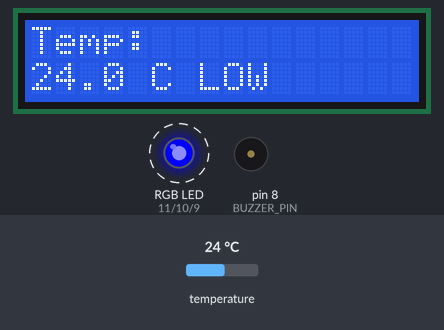
Recording of a sketch running on a simulated Arduino Uno, built with avr-gcc and run on an emulated ATmega328P. On the bench: 16×2 character LCD, an RGB LED mixed from three pins (HIGH = lit), buzzer (waves = sounding). Dashed ring = blinking. Inputs (shaded band) come from the test bench; at power-on: temperature 24 °C. What the sketch prints to the serial monitor is not drawn.

Above: at 2.7 s.
2.8 s: temperature set to 10.6 °C
At 4.1 s:
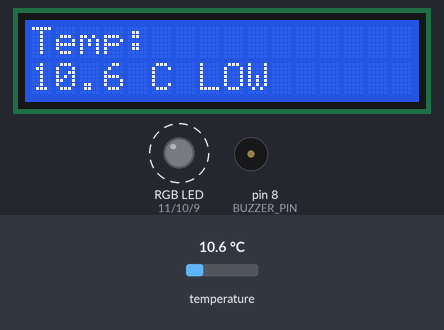
6.9 s: temperature set to 9.5 °C
At 8.5 s:
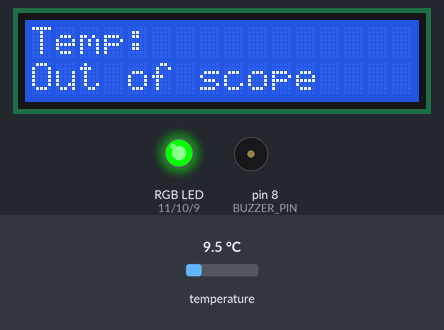
8.8 s: temperature set to 41 °C
At 11.1 s:
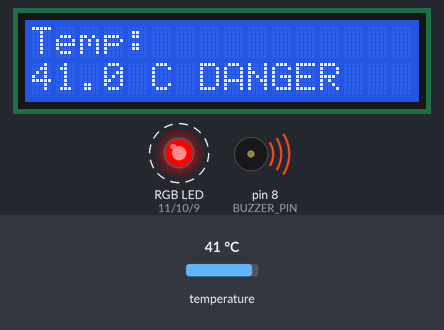
12.9 s: temperature set to 40.2 °C
At 14.1 s:
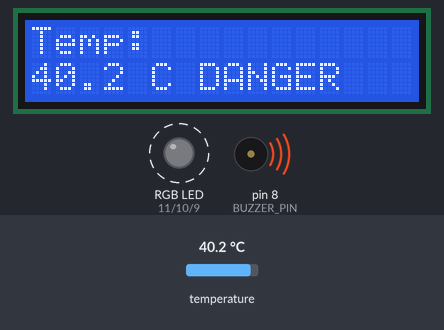
15.8 s: temperature set to 38.8 °C
At 17.1 s:
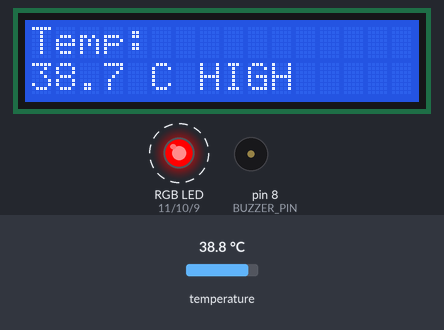
19.8 s: temperature set to 37.5 °C
At 21.5 s:
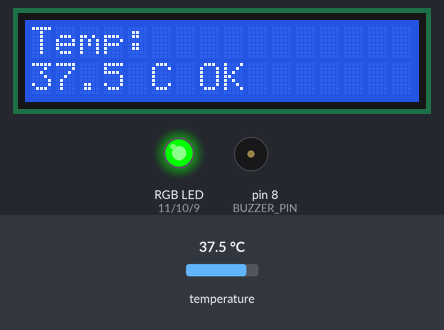
Timing chart, 0 to 22.8 s (numbered marks = the images above; inputs shaded):
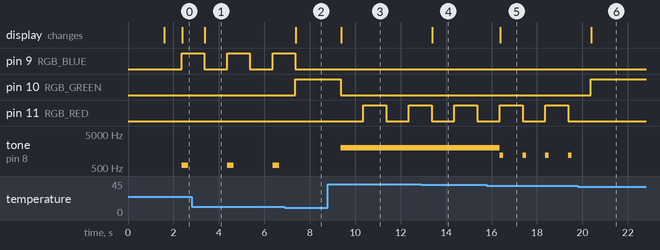

Measured:
- the behaviour switches between 10 and 9.9 °C on temperature (found by bisection; images 1 and 2)
- the behaviour switches between 39.5 and 39.4 °C on temperature (found by bisection; images 4 and 5)
- the behaviour switches between 38 and 37.9 °C on temperature (found by bisection; images 5 and 6)
- after the input at 2.8 s, the display: changes after 0.58 s (image 1)
- after the input at 6.9 s, pin 10 (RGB_GREEN): LOW → HIGH after 0.46 s; tone on pin 8 (BUZZER_PIN): stays silent (without the input it goes to 600 Hz after 1.5 s); the display: changes after 0.48 s (image 2)
- after the input at 8.8 s, pin 10 (RGB_GREEN): HIGH → LOW after 0.56 s; pin 11 (RGB_RED): LOW → HIGH after 1.6 s, → LOW 1.0 s later, → HIGH 1.0 s later; tone on pin 8 (BUZZER_PIN): silent → 2000 Hz after 0.56 s; the display: changes after 0.59 s (image 3)
- after the input at 12.9 s, the display: changes after 0.49 s (image 4)
- after the input at 15.8 s, tone on pin 8 (BUZZER_PIN): alternates 1200 Hz for 0.15 s and silent for 0.85 s, starting after 0.57 s; the display: changes after 0.59 s (image 5)
- after the input at 19.8 s, pin 10 (RGB_GREEN): LOW → HIGH after 0.58 s; pin 11 (RGB_RED): stays LOW (without the input it goes to HIGH after 0.58 s); tone on pin 8 (BUZZER_PIN): stops changing and stays silent; the display: changes after 0.59 s (image 6)

The sketch:

finalH_W.ino
```cpp
#include <Wire.h>
#include <LiquidCrystal_I2C.h>
#include <OneWire.h>
#include <DallasTemperature.h>

#define TEMP_PIN   7
#define BUZZER_PIN 8
#define RGB_RED    11
#define RGB_GREEN  10
#define RGB_BLUE   9
#define TEMP_MAX   38.0
#define TEMP_MIN   35.0
#define TEMP_DANGER 39.5

LiquidCrystal_I2C lcd(0x27, 16, 2);
OneWire oneWire(TEMP_PIN);
DallasTemperature sensors(&oneWire);

unsigned long lastSensor = 0;
unsigned long lastBuzz   = 0;
unsigned long lastBlink  = 0;
float currentTemp = 0.0;
bool ledState = false;

void setup() {
  Serial.begin(115200);
  pinMode(BUZZER_PIN, OUTPUT);
  pinMode(RGB_RED,    OUTPUT);
  pinMode(RGB_GREEN,  OUTPUT);
  pinMode(RGB_BLUE,   OUTPUT);

  lcd.init();
  lcd.backlight();
  lcd.print("Temp Monitor");
  delay(1500);
  lcd.clear();

  sensors.begin();
  sensors.setWaitForConversion(true);  // wait for real reading
}

void loop() {
  if (millis() - lastSensor > 1000) {
    lastSensor = millis();

    sensors.requestTemperatures();
    float t = sensors.getTempCByIndex(0);
    currentTemp = (t < 10 || t > 45) ? 0 : t;

    bool isHigh   = (currentTemp > 0 && currentTemp >= TEMP_MAX);
    bool isLow    = (currentTemp > 0 && currentTemp <= TEMP_MIN);
    bool isDanger = (currentTemp > 0 && currentTemp >= TEMP_DANGER);

    handleBuzzer(isHigh, isLow, isDanger);
    handleRGB(isHigh, isLow, isDanger);
    updateLCD(isHigh, isLow, isDanger);

    // Serial JSON for website
    String status = isDanger ? "DANGER" : isHigh ? "HIGH" : isLow ? "LOW" : "NORMAL";
    Serial.print("{\"temp\":"); Serial.print(currentTemp, 1);
    Serial.print(",\"status\":\""); Serial.print(status);
    Serial.println("\"}");
  }
}

void handleBuzzer(bool isHigh, bool isLow, bool isDanger) {
  unsigned long now = millis();
  if (isDanger) {
    tone(BUZZER_PIN, 2000);
  } else if (isHigh) {
    if (now - lastBuzz > 300) { lastBuzz = now; tone(BUZZER_PIN, 1200, 150); }
  } else if (isLow) {
    if (now - lastBuzz > 1500) { lastBuzz = now; tone(BUZZER_PIN, 600, 300); }
  } else {
    noTone(BUZZER_PIN);
  }
}

void handleRGB(bool isHigh, bool isLow, bool isDanger) {
  unsigned long now = millis();
  if (isDanger) {
    if (now - lastBlink > 150) { lastBlink = now; ledState = !ledState; setRGB(ledState, LOW, LOW); }
  } else if (isHigh) {
    if (now - lastBlink > 400) { lastBlink = now; ledState = !ledState; setRGB(ledState, LOW, LOW); }
  } else if (isLow) {
    if (now - lastBlink > 1000) { lastBlink = now; ledState = !ledState; setRGB(LOW, LOW, ledState); }
  } else {
    setRGB(LOW, HIGH, LOW);
  }
}

void updateLCD(bool isHigh, bool isLow, bool isDanger) {
  lcd.clear();
  lcd.setCursor(0, 0);
  lcd.print("Temp:");
  lcd.setCursor(0, 1);
  if (currentTemp > 0) {
    lcd.print(currentTemp, 1);
    lcd.print(" C ");
    if      (isDanger) lcd.print("DANGER");
    else if (isHigh)   lcd.print("HIGH");
    else if (isLow)    lcd.print("LOW");
    else               lcd.print("OK");
  } else {
    lcd.print("Out of scope");
  }
}

void setRGB(bool r, bool g, bool b) {
  digitalWrite(RGB_RED,   r);
  digitalWrite(RGB_GREEN, g);
  digitalWrite(RGB_BLUE,  b);
}
```
